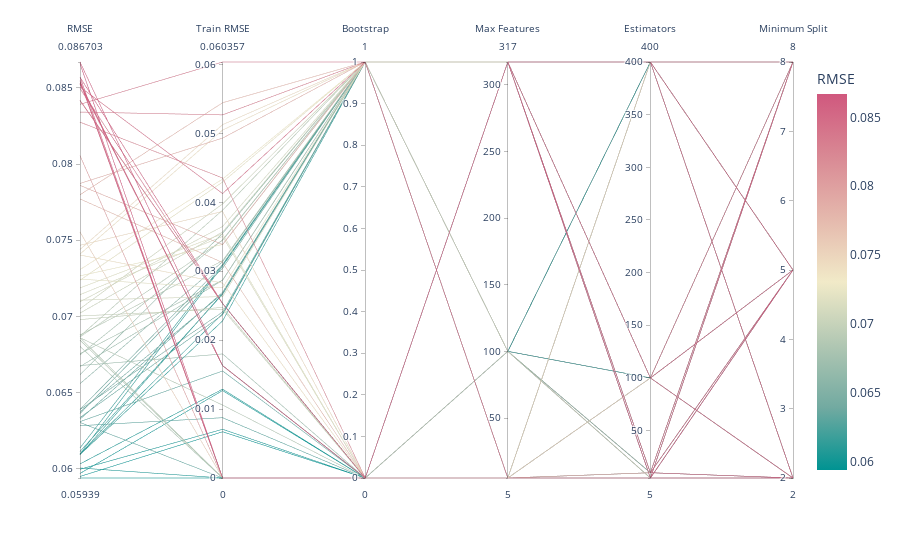

Notebook code for this chart:
### Markdown cell above
### Parallel Coordinates Plot of Hyperparameters

### Code cell
# had to 'pip install "notebook>=5.3" "ipywidgets>=7.2"' for this to show up.
fit_plot = cvrse_df[['test_rmse', 'train_rmse', 'bootstrap', 'max_features', 'n_estimators', 'min_samples_split']].copy()
fit_plot['bootstrap'] = [1 if i else 0 for i in fit_plot['bootstrap']]
fit_plot['max_features'] = [317 if i == 'auto' else i for i in fit_plot['max_features']]
fig = px.parallel_coordinates(fit_plot, color = 'test_rmse', 
                              labels = {'test_rmse': 'RMSE', 
                                        'train_rmse': 'Train RMSE', 
                                        'bootstrap': 'Bootstrap', 
                                        'max_features': 'Max Features', 
                                        'n_estimators': 'Estimators',
                                        'min_samples_split': 'Minimum Split'}, 
                              color_continuous_scale = px.colors.diverging.Tealrose)
fig.show()
